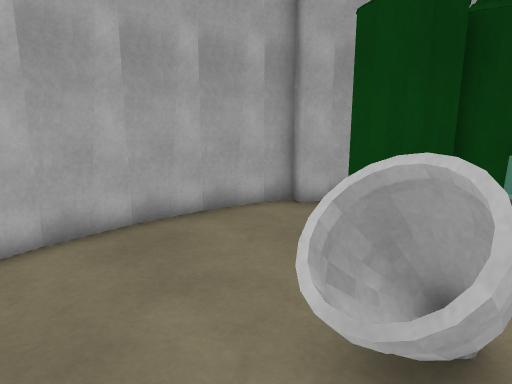
View 1 (above)

19 first-person views from a walk through a 3-D level made in the Unity game engine. The camera is 1.3 m above the floor, tilts 12° down and sees 70° across. The floor is counted in squares, 0.5 m on a side. Each view is taken from the middle of a square. On the plan, view 1 faces up. The plan holds only what a view shows up to about 20 squares ahead; the rest is blank. The player character is not drawn. Surface patterns are stand-ins for the level's own textures.

View 2
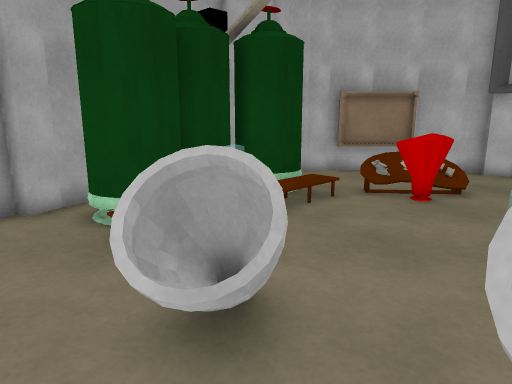

View 3
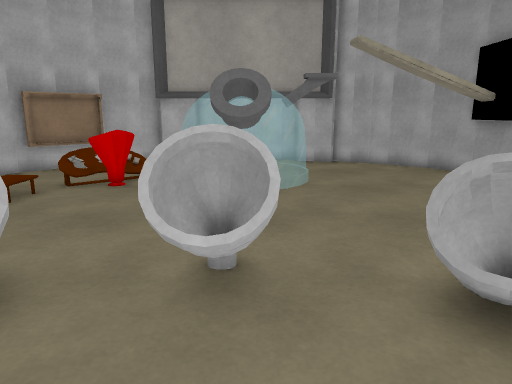

View 4
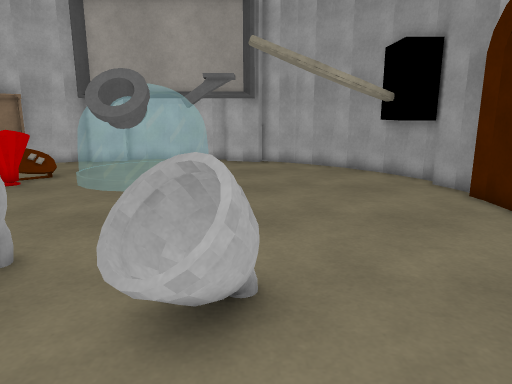

View 5
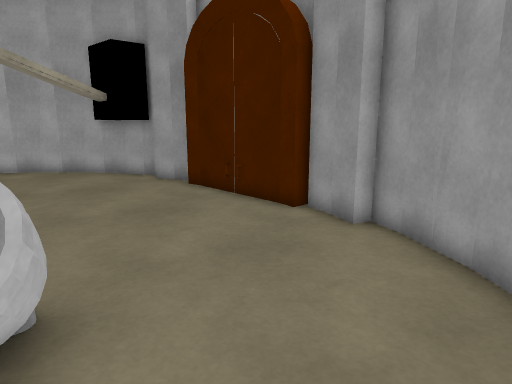

View 6
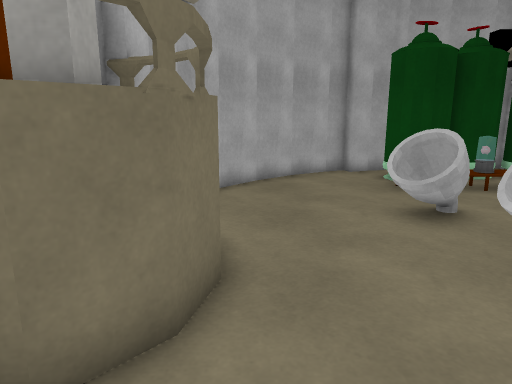

View 7
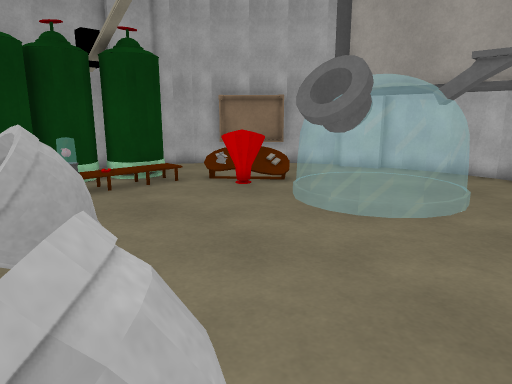

View 8
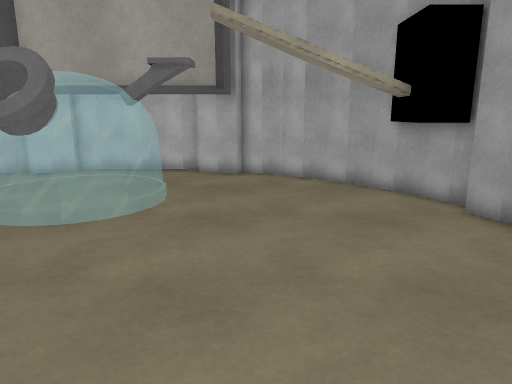

View 9
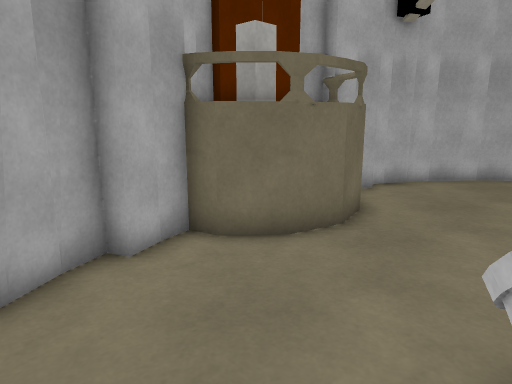

View 10
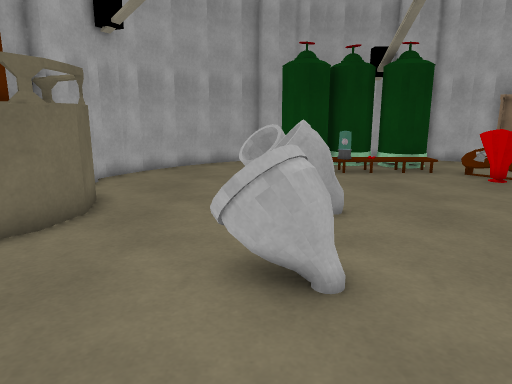

View 11
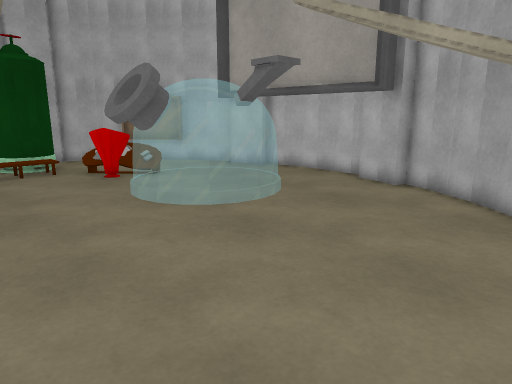

View 12
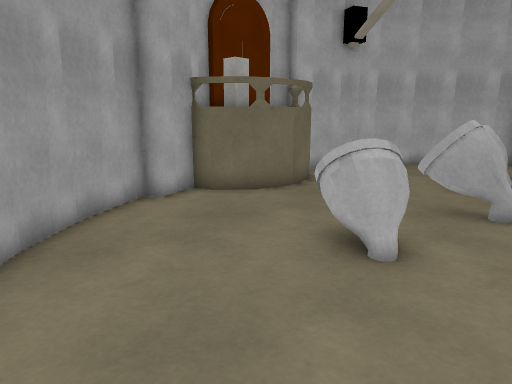

View 13
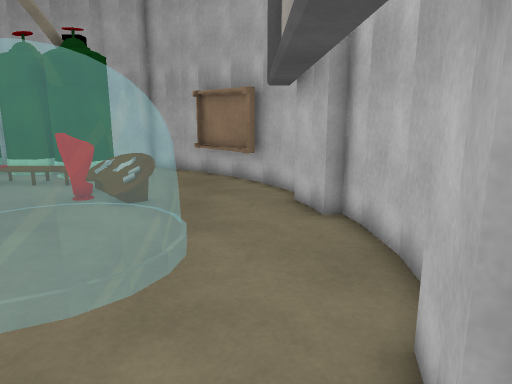

View 14
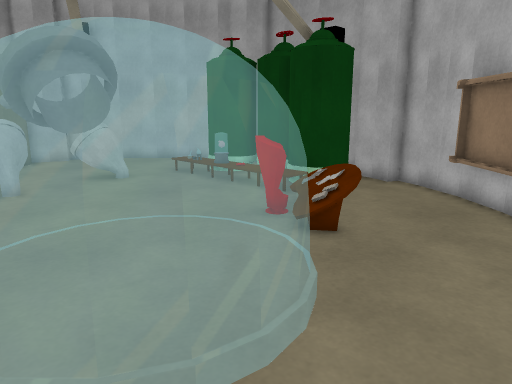

View 15
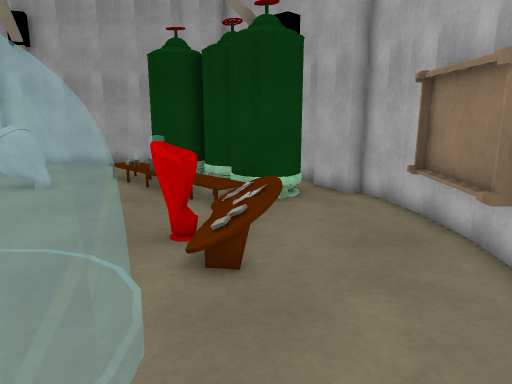

View 16
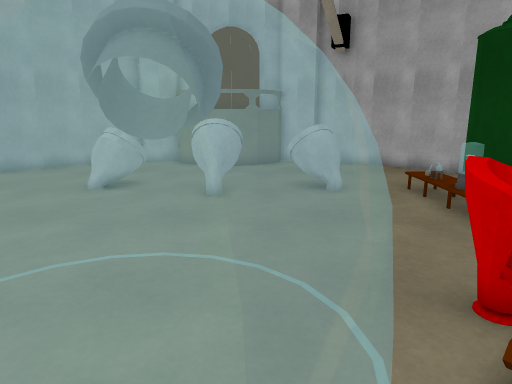

View 17
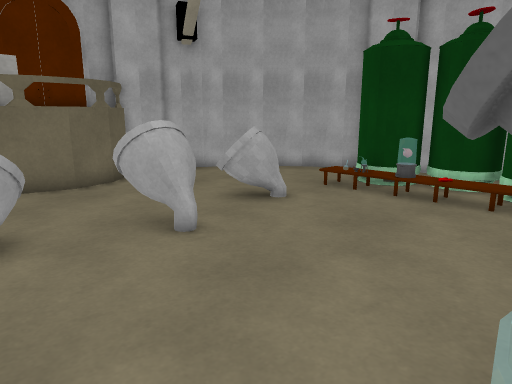

View 18
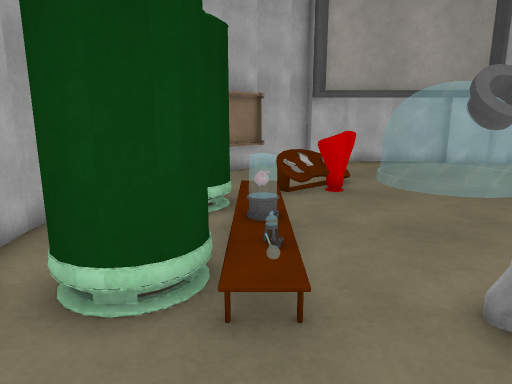

View 19
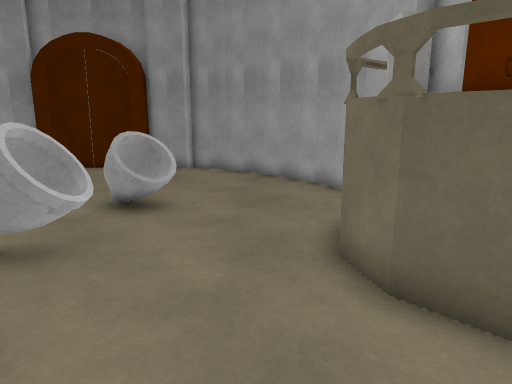

### Floor plan
Key: @ floor where view 1 was taken; # wall or solid block; . floor; ^ raised ledge; C container; T table; B block; O other object.
Columns run from 7 left of view 1 to 19 right of it. Each row starts with its distance up from view 1.
 12           #######
 11        ####.   .####
 10      ###..OOOOOOO..####
  9     ##...OOOOOOOOO..OO##
  8    ##.....OO...OO....OO#
  7   ##......OO OOOO.....O##
  6   #...............T.... #
  5   #..............OOO....#
  4  ##.....CC.......OOO....##
  3  ##.....CC.............. #
  2 #^#.....CC........   ....##
  1 #^^^.............     ....#
  0  ^ ^...@CCC.....OO    ....#
 -1  ^^^....CCC.....OO    ....#
 -2 #^B#.............  O  ....#
 -3 ###......C........ OO....##
 -4  ##....CCC..............##
 -5  ##.....CC..............##
 -6   #.....................#
 -7   #.....................#
 -8   ##...................##
 -9    ##.................##
-10     ##.............####
-11      ###..........OO##
-12        ##############

Positions as (right, up) in squares from view 1, and headings:
1: (0, 0), facing up
2: (-1, 0), facing up-right
3: (-3, -1), facing right
4: (-3, -5), facing right
5: (-3, -4), facing down-right
6: (-3, -6), facing up
7: (1, -6), facing up-right
8: (1, -6), facing right
9: (1, -8), facing up-left
10: (1, -10), facing up
11: (4, -11), facing up-right
12: (5, -11), facing up-left
13: (16, -7), facing up
14: (17, -3), facing up-left
15: (17, 0), facing up-left
16: (15, 1), facing left
17: (10, -5), facing up-left
18: (-2, 7), facing right
19: (-2, 6), facing down
